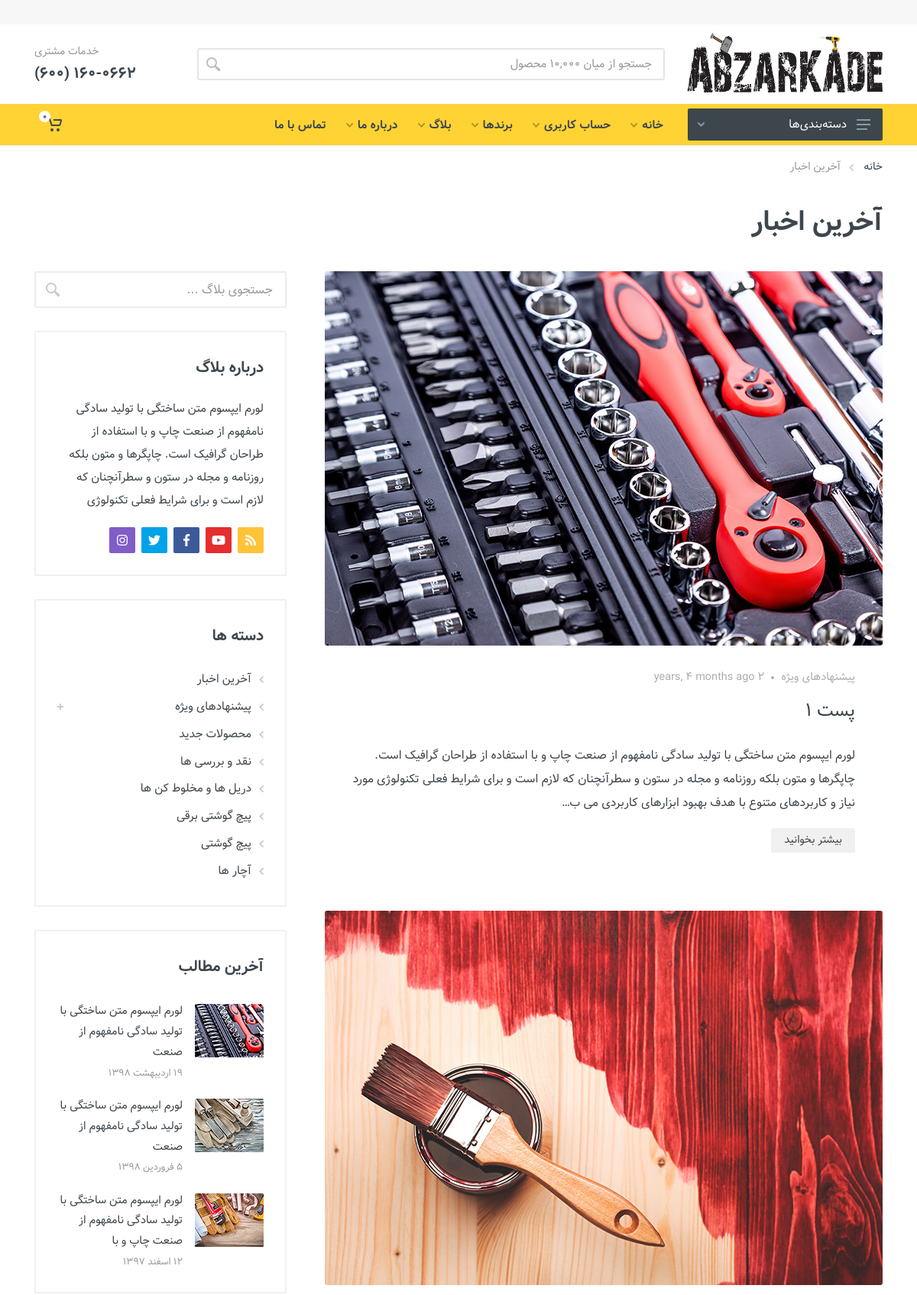
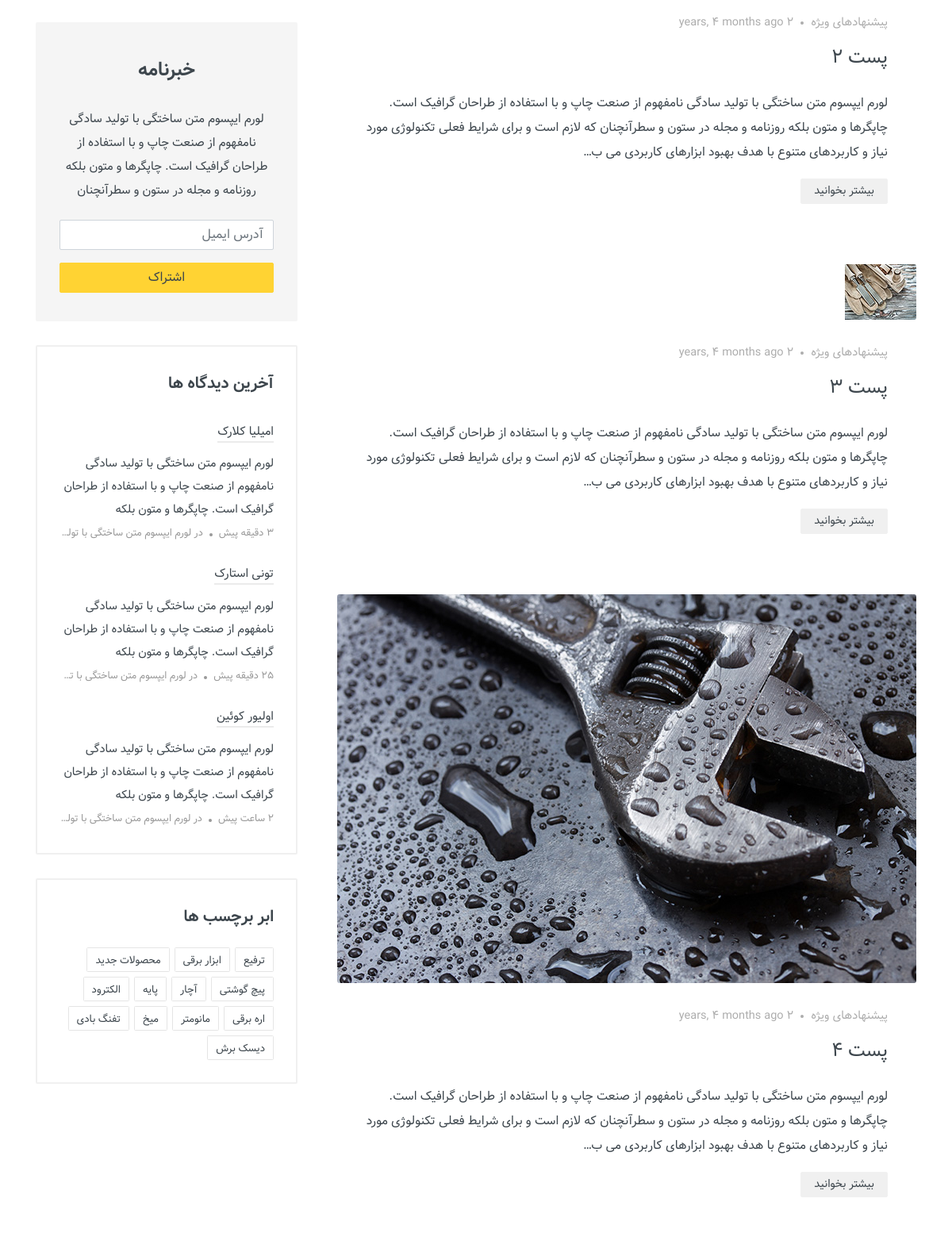
Screenshot of /blog/ (upper part) with the database file from the repository (2 pictures, top to bottom).
### shop/models.py (models this page shows, shortened)
class Post(models.Model):
    title = models.CharField(max_length = 100 , help_text = "Enter title for Post")
    slug = models.SlugField(max_length=255, unique=True ,null=True)
    body = models.TextField()
    published_date = models.DateTimeField(auto_now_add=True  , null=True)
    pic = models.ImageField(
        upload_to="static/images/posts/{0}".format(strftime("%Y%m%d-%H%M%S" , gmtime())) ,
        null=True , blank=True ,default='no-image.jpg' ,
        width_field='imagewidth' ,
        height_field='imageheight' ,
    )
    imagewidth = models.PositiveIntegerField(editable = False, default = 401 , null= True , blank=True)
    imageheight = models.PositiveIntegerField(editable = False, default = 401 , null=True , blank=True)
    class Meta:
        verbose_name_plural = "Post"
    @property
    def short_description(self):
        return truncatechars(self.body ,250)

### shop/views.py (the view)
# urls.py: path('blog/',PostListView.as_view(), name='blog'),
class PostListView(ListView):
    model = Post
    template_name = 'blog-classic.html'
    paginate_by = 5
    def get_context_data(self, **kwargs):
        context = super(PostListView, self).get_context_data(**kwargs)
        post = Post.objects.all()
        context.update({
            'posts' : post
        })
        return context

### media/templates/blog-classic.html (shortened to what this page needs)
{% extends 'main/base.html' %}
{% load static %}
{% load l10n %}
{% load humanize %}
{% block body %}
		<div class="site__body">
			<div class="page-header">
				<div class="page-header__container container">
					<div class="page-header__breadcrumb">
						<nav aria-label="breadcrumb">
							<ol class="breadcrumb">
								<li class="breadcrumb-item"><a href="{% url 'index' %}">خانه</a>
								</li>
								<li class="breadcrumb-item active" aria-current="page">آخرین اخبار</li>
							</ol>
						</nav>
					</div>
					<div class="page-header__title">
						<h1>آخرین اخبار</h1></div>
				</div>
			</div>
			<div class="container">
				<div class="row">
					<div class="col-12 col-lg-8">
						<div class="block">
							<div class="posts-view">
								<div class="posts-view__list posts-list posts-list--layout--classic">
									<div class="posts-list__body">
										{% for p in posts %}
										<div class="posts-list__item">
											<div class="post-card post-card--layout--grid post-card--size--lg">
												<div class="post-card__image">
													<a href="{% url 'blog' %}"><img src="{{ p.pic.url }}" class="img-responsive" /></a>
												</div>
												<div class="post-card__info">
													<div class="post-card__category"><a href="#">پیشنهادهای ویژه</a></div>
													<div class="post-card__name"><a href="{% url 'blog' %}">{{ p.title }}</a></div>
													{% localize on %}
													<div class="post-card__date">{{ p.published_date|naturaltime }}</div>
													{% endlocalize %}
													<div class="post-card__content">{{p.short_description}}</div>
													<div class="post-card__read-more"><a href="{% url 'PostDetailView' p.slug %}" class="btn btn-secondary btn-sm">بیشتر بخوانید</a></div>
												</div>
											</div>
										</div>
										{% endfor %}
									</div>
								</div>
							</div>
						</div>
					</div>
					<div class="col-12 col-lg-4">
						<div class="block block-sidebar block-sidebar--position--end">
							<div class="block-sidebar__item">
								<div class="widget-search">
									<form class="widget-search__body">
										<input class="widget-search__input" placeholder="جستجوی بلاگ ..." type="text" autocomplete="off" spellcheck="false">
										<button class="widget-search__button" type="submit">
											<svg width="20px" height="20px">
												<use xlink:href="{% static 'images/sprite.svg' %}#search-20"></use>
											</svg>
										</button>
									</form>
								</div>
							</div>
							<div class="block-sidebar__item">
								<div class="widget-aboutus widget">
									<h4 class="widget__title">درباره بلاگ</h4>
									<div class="widget-aboutus__text">لورم ایپسوم متن ساختگی با تولید سادگی نامفهوم از صنعت چاپ و با استفاده از طراحان گرافیک است. چاپگرها و متون بلکه روزنامه و مجله در ستون و سطرآنچنان که لازم است و برای شرایط فعلی تکنولوژی</div>
									<div class="widget-aboutus__socials">
										<ul>
											<li><a class="widget-aboutus__link widget-aboutus__link--rss" href="#" target="_blank"><i class="widget-social__icon fas fa-rss"></i></a></li>
											<li><a class="widget-aboutus__link widget-aboutus__link--youtube" href="#" target="_blank"><i class="widget-aboutus__icon fab fa-youtube"></i></a></li>
											<li><a class="widget-aboutus__link widget-aboutus__link--facebook" href="#" target="_blank"><i class="widget-aboutus__icon fab fa-facebook-f"></i></a></li>
											<li><a class="widget-aboutus__link widget-aboutus__link--twitter" href="#" target="_blank"><i class="widget-aboutus__icon fab fa-twitter"></i></a></li>
											<li><a class="widget-aboutus__link widget-aboutus__link--instagram" href="#" target="_blank"><i class="widget-aboutus__icon fab fa-instagram"></i></a></li>
										</ul>
									</div>
								</div>
							</div>
							<div class="block-sidebar__item">
								<div class="widget-categories widget-categories--location--blog widget">
									<h4 class="widget__title">دسته ها</h4>
									<ul class="widget-categories__list" data-collapse data-collapse-opened-class="widget-categories__item--open">
										<li class="widget-categories__item" data-collapse-item>
											<div class="widget-categories__row">
												<a href="#">
													<svg class="widget-categories__arrow" width="6px" height="9px">
														<use xlink:href="{% static 'images/sprite.svg' %}#arrow-rounded-right-6x9"></use>
													</svg> آخرین اخبار</a>
											</div>
										</li>
										<li class="widget-categories__item" data-collapse-item>
											<div class="widget-categories__row">
												<a href="#">
													<svg class="widget-categories__arrow" width="6px" height="9px">
														<use xlink:href="{% static 'images/sprite.svg' %}#arrow-rounded-right-6x9"></use>
													</svg> پیشنهادهای ویژه </a>
												<button class="widget-categories__expander" type="button" data-collapse-trigger></button>
											</div>
										</li>
										<li class="widget-categories__item" data-collapse-item>
											<div class="widget-categories__row">
												<a href="#">
													<svg class="widget-categories__arrow" width="6px" height="9px">
														<use xlink:href="{% static 'images/sprite.svg' %}#arrow-rounded-right-6x9"></use>
													</svg> محصولات جدید</a>
											</div>
										</li>
										<li class="widget-categories__item" data-collapse-item>
											<div class="widget-categories__row">
												<a href="#">
													<svg class="widget-categories__arrow" width="6px" height="9px">
														<use xlink:href="{% static 'images/sprite.svg' %}#arrow-rounded-right-6x9"></use>
													</svg> نقد و بررسی ها</a>
											</div>
										</li>
										<li class="widget-categories__item" data-collapse-item>
											<div class="widget-categories__row">
												<a href="#">
													<svg class="widget-categories__arrow" width="6px" height="9px">
														<use xlink:href="{% static 'images/sprite.svg' %}#arrow-rounded-right-6x9"></use>
													</svg> دریل ها و مخلوط کن ها</a>
											</div>
										</li>
										<li class="widget-categories__item" data-collapse-item>
											<div class="widget-categories__row">
												<a href="#">
													<svg class="widget-categories__arrow" width="6px" height="9px">
														<use xlink:href="{% static 'images/sprite.svg' %}#arrow-rounded-right-6x9"></use>
													</svg> پیچ گوشتی برقی</a>
											</div>
										</li>
										<li class="widget-categories__item" data-collapse-item>
											<div class="widget-categories__row">
												<a href="#">
													<svg class="widget-categories__arrow" width="6px" height="9px">
														<use xlink:href="{% static 'images/sprite.svg' %}#arrow-rounded-right-6x9"></use>
													</svg> پیچ گوشتی</a>
											</div>
										</li>
										<li class="widget-categories__item" data-collapse-item>
											<div class="widget-categories__row">
												<a href="#">
													<svg class="widget-categories__arrow" width="6px" height="9px">
														<use xlink:href="{% static 'images/sprite.svg' %}#arrow-rounded-right-6x9"></use>
													</svg> آچار ها</a>
											</div>
										</li>
									</ul>
								</div>
							</div>
							<div class="block-sidebar__item">
								<div class="widget-posts widget">
									<h4 class="widget__title">آخرین مطالب</h4>
									<div class="widget-posts__list">
										<div class="widget-posts__item">
											<div class="widget-posts__image">
												<a href="#"><img src="images/posts/post-1-thumbnail.jpg" alt=""></a>
											</div>
											<div class="widget-posts__info">
												<div class="widget-posts__name"><a href="#">لورم ایپسوم متن ساختگی با تولید سادگی نامفهوم از صنعت</a></div>
												<div class="widget-posts__date">19 اردیبهشت 1398</div>
											</div>
										</div>
										<div class="widget-posts__item">
											<div class="widget-posts__image">
												<a href="#"><img src="images/posts/post-2-thumbnail.jpg" alt=""></a>
											</div>
											<div class="widget-posts__info">
												<div class="widget-posts__name"><a href="#">لورم ایپسوم متن ساختگی با تولید سادگی نامفهوم از صنعت</a></div>
												<div class="widget-posts__date">5 فروردین 1398</div>
											</div>
										</div>
										<div class="widget-posts__item">
											<div class="widget-posts__image">
												<a href="#"><img src="images/posts/post-3-thumbnail.jpg" alt=""></a>
											</div>
											<div class="widget-posts__info">
												<div class="widget-posts__name"><a href="#">لورم ایپسوم متن ساختگی با تولید سادگی نامفهوم از صنعت چاپ و با</a></div>
												<div class="widget-posts__date">12 اسفند 1397</div>
											</div>
										</div>
									</div>
								</div>
							</div>
							<div class="block-sidebar__item">
								<div class="widget-newsletter widget">
									<h4 class="widget-newsletter__title">خبرنامه</h4>
									<div class="widget-newsletter__text">لورم ایپسوم متن ساختگی با تولید سادگی نامفهوم از صنعت چاپ و با استفاده از طراحان گرافیک است. چاپگرها و متون بلکه روزنامه و مجله در ستون و سطرآنچنان</div>
									<form class="widget-newsletter__form" action="#">
										<input id="widget-newsletter-email" type="text" class="form-control" placeholder="آدرس ایمیل" dir="ltr">
										<button type="submit" class="btn btn-primary mt-3">اشتراک</button>
									</form>
								</div>
							</div>
							<div class="block-sidebar__item">
								<div class="widget-comments widget">
									<h4 class="widget__title">آخرین دیدگاه ها</h4>
									<ul class="widget-comments__list">
										<li class="widget-comments__item">
											<div class="widget-comments__author"><a href="#">امیلیا کلارک</a></div>
											<div class="widget-comments__content">لورم ایپسوم متن ساختگی با تولید سادگی نامفهوم از صنعت چاپ و با استفاده از طراحان گرافیک است. چاپگرها و متون بلکه</div>
											<div class="widget-comments__meta">
												<div class="widget-comments__date">3 دقیقه پیش</div>
												<div class="widget-comments__name">در <a href="#" title="Nullam at varius sapien sed sit amet condimentum elit">لورم ایپسوم متن ساختگی با تولید سادگی نامفهوم از صنعت</a></div>
											</div>
										</li>
										<li class="widget-comments__item">
											<div class="widget-comments__author"><a href="#">تونی استارک</a></div>
											<div class="widget-comments__content">لورم ایپسوم متن ساختگی با تولید سادگی نامفهوم از صنعت چاپ و با استفاده از طراحان گرافیک است. چاپگرها و متون بلکه</div>
											<div class="widget-comments__meta">
												<div class="widget-comments__date">25 دقیقه پیش</div>
												<div class="widget-comments__name">در <a href="#" title="Integer efficitur efficitur velit non pulvinar pellentesque dictum viverra">لورم ایپسوم متن ساختگی با تولید سادگی نامفهوم از صنعت چاپ و با استفاده از طراحان</a></div>
											</div>
										</li>
										<li class="widget-comments__item">
											<div class="widget-comments__author"><a href="#">اولیور کوئین</a></div>
											<div class="widget-comments__content">لورم ایپسوم متن ساختگی با تولید سادگی نامفهوم از صنعت چاپ و با استفاده از طراحان گرافیک است. چاپگرها و متون بلکه</div>
											<div class="widget-comments__meta">
												<div class="widget-comments__date">2 ساعت پیش</div>
												<div class="widget-comments__name">در <a href="#" title="Curabitur quam augue vestibulum in mauris fermentum pellentesque libero">لورم ایپسوم متن ساختگی با تولید سادگی نامفهوم از صنعت چاپ و با استفاده از</a></div>
											</div>
										</li>
									</ul>
								</div>
							</div>
							<div class="block-sidebar__item">
								<div class="widget-tags widget">
									<h4 class="widget__title">ابر برچسب ها</h4>
									<div class="tags tags--lg">
										<div class="tags__list"><a href="#">ترفیع</a> <a href="#">ابزار برقی</a> <a href="#">محصولات جدید</a> <a href="#">پیچ گوشتی</a> <a href="#">آچار</a> <a href="#">پایه</a> <a href="#">الکترود</a> <a href="#">اره برقی</a> <a href="#">مانومتر</a> <a href="#">میخ</a> <a href="#">تفنگ بادی</a> <a href="#">دیسک برش</a></div>
									</div>
								</div>
							</div>
						</div>
					</div>
				</div>
			</div>
		</div>
{% endblock %}

### rows the page displays
Post: pic (picture), title "پست 1", published_date "2 years, 4 months ago", short_description "لورم ایپسوم متن ساختگی با تولید سادگی نامفهوم از صنعت چاپ و با استفاده از طراحان گرافیک است. چاپگرها و متون بلکه روزنامه و مجله در ستون و سطرآنچنان که لازم است و برای شرایط فعلی تکنولوژی مورد نیاز و کاربردهای متنوع با هدف بهبود ابزارهای کاربردی می ب…"
Post: pic (picture), title "پست 2", published_date "2 years, 4 months ago", short_description "لورم ایپسوم متن ساختگی با تولید سادگی نامفهوم از صنعت چاپ و با استفاده از طراحان گرافیک است. چاپگرها و متون بلکه روزنامه و مجله در ستون و سطرآنچنان که لازم است و برای شرایط فعلی تکنولوژی مورد نیاز و کاربردهای متنوع با هدف بهبود ابزارهای کاربردی می ب…"
Post: pic (picture), title "پست 3", published_date "2 years, 4 months ago", short_description "لورم ایپسوم متن ساختگی با تولید سادگی نامفهوم از صنعت چاپ و با استفاده از طراحان گرافیک است. چاپگرها و متون بلکه روزنامه و مجله در ستون و سطرآنچنان که لازم است و برای شرایط فعلی تکنولوژی مورد نیاز و کاربردهای متنوع با هدف بهبود ابزارهای کاربردی می ب…"
Post: pic (picture), title "پست 4", published_date "2 years, 4 months ago", short_description "لورم ایپسوم متن ساختگی با تولید سادگی نامفهوم از صنعت چاپ و با استفاده از طراحان گرافیک است. چاپگرها و متون بلکه روزنامه و مجله در ستون و سطرآنچنان که لازم است و برای شرایط فعلی تکنولوژی مورد نیاز و کاربردهای متنوع با هدف بهبود ابزارهای کاربردی می ب…"
